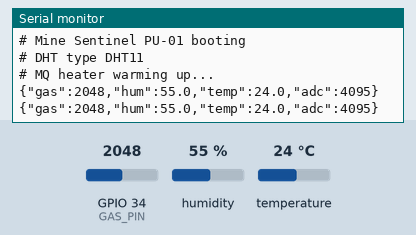
A sketch run on a simulated ESP32. Parts: the last lines printed to the serial monitor. The test bench sets the inputs (shaded band); at power-on: humidity 55 %, GPIO 34 (GAS_PIN) = 2048, temperature 24 °C (analog values on the 0–4095 scale).

Above: at 1.3 s.
1.4 s: humidity set to 22 %
At 1.9 s:
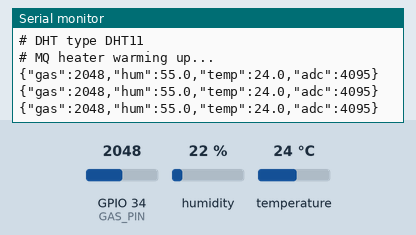
2.9 s: GPIO 34 (GAS_PIN) set to 2866
At 3.82 s:
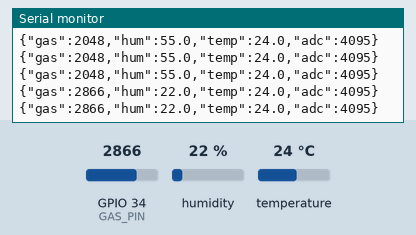
4.4 s: temperature set to 12 °C
At 5.4 s:
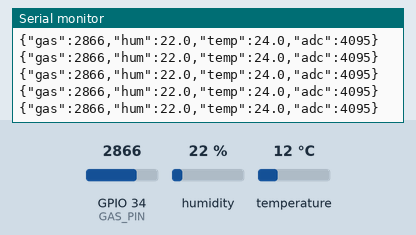
5.9 s: GPIO 34 (GAS_PIN) set to 3603
At 6.4 s:
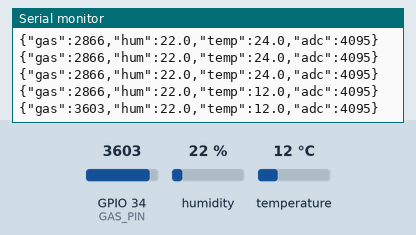
7.4 s: humidity set to 40 %
At 7.9 s:
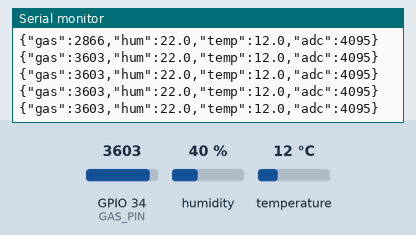
Timing chart, 0 to 9.9 s (numbered marks = the images above; inputs shaded):
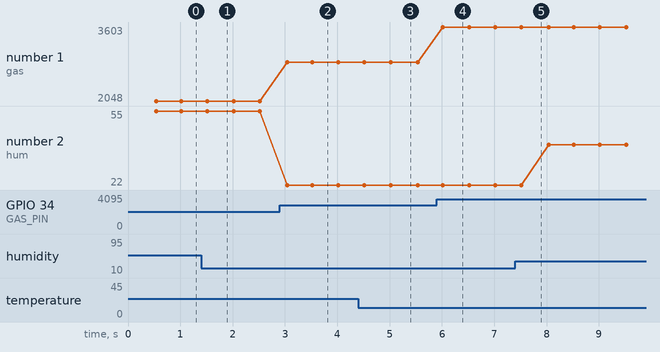

Measured:
- after the input at 2.9 s, the serial monitor: prints a new line after 0.14 s (image 2)
- after the input at 5.9 s, the serial monitor: prints a new line after 0.12 s (image 4)
- plotted number 1: 2048 → 2866 after the input at 2.9 s, 2866 → 3603 after the input at 5.9 s
- plotted number 2: 22 → 40 after the input at 7.4 s

The sketch:

mine_sentinel_node.ino
```cpp
// Mine Sentinel · physical sensor unit PU-01
// MQ-7 / MQ-2 / MQ-9 carbon-monoxide sensor + DHT11 / DHT22 humidity sensor → USB serial → dashboard (Chrome/Edge).
//
// Boards: Arduino Uno / Nano (10-bit ADC) or ESP32 (12-bit ADC).
// Library: "DHT sensor library" by Adafruit (+ "Adafruit Unified Sensor").
// Output: one JSON line every 500 ms at 115200 baud, e.g.
//   {"gas":412,"hum":55.2,"temp":27.1,"adc":1023}
// Lines starting with '#' are shown in the dashboard console as board logs.

#include <DHT.h>

// ---------- configuration ----------
#define DHT_TYPE DHT11          // DHT11 or DHT22
const unsigned long BAUD = 115200;
const unsigned long PERIOD_MS = 500;
const unsigned long WARMUP_MS = 20000;  // MQ heaters need time; full stability takes ~2 min

#if defined(ESP32)
const int GAS_PIN = 34;         // ADC1 pin — ADC2 pins stop working while Wi-Fi is on
const int DHT_PIN = 4;
const int ADC_MAX = 4095;
#else
const int GAS_PIN = A0;
const int DHT_PIN = 2;
const int ADC_MAX = 1023;
#endif

// Optional extra sensors. Uncomment to make those dashboard readings live instead of simulated.
// #define WATER_PIN A1          // analog water-level probe; maps 0..ADC_MAX to 0..WATER_MAX_CM
// const float WATER_MAX_CM = 100.0;

DHT dht(DHT_PIN, DHT_TYPE);
unsigned long lastSend = 0;
bool warmedUp = false;

// Averaging smooths the MQ output, which jitters by a few counts on USB power.
int readGas() {
  long sum = 0;
  for (int i = 0; i < 8; i++) {
    sum += analogRead(GAS_PIN);
    delay(2);
  }
  return sum / 8;
}

void setup() {
  Serial.begin(BAUD);
#if defined(ESP32)
  analogReadResolution(12);
  analogSetAttenuation(ADC_11db);  // full 0–3.3 V range
#endif
  dht.begin();
  Serial.println(F("# Mine Sentinel PU-01 booting"));
  Serial.print(F("# DHT type "));
  Serial.println(DHT_TYPE == DHT22 ? F("DHT22") : F("DHT11"));
  Serial.println(F("# MQ heater warming up..."));
}

void loop() {
  unsigned long now = millis();
  if (now - lastSend < PERIOD_MS) return;
  lastSend = now;

  if (!warmedUp && now > WARMUP_MS) {
    warmedUp = true;
    Serial.println(F("# warm-up done, readings valid (calibrate after ~2 min in clean air)"));
  }

  int gas = readGas();
  float hum = dht.readHumidity();
  float temp = dht.readTemperature();

  Serial.print(F("{\"gas\":"));
  Serial.print(gas);
  // The DHT11 needs ~1 s between reads; NaN here just means "no new value", so the key is skipped.
  if (!isnan(hum)) {
    Serial.print(F(",\"hum\":"));
    Serial.print(hum, 1);
  }
  if (!isnan(temp)) {
    Serial.print(F(",\"temp\":"));
    Serial.print(temp, 1);
  }
#ifdef WATER_PIN
  Serial.print(F(",\"water\":"));
  Serial.print(analogRead(WATER_PIN) * WATER_MAX_CM / ADC_MAX, 0);
#endif
  Serial.print(F(",\"adc\":"));
  Serial.print(ADC_MAX);
  Serial.println('}');
}
```
